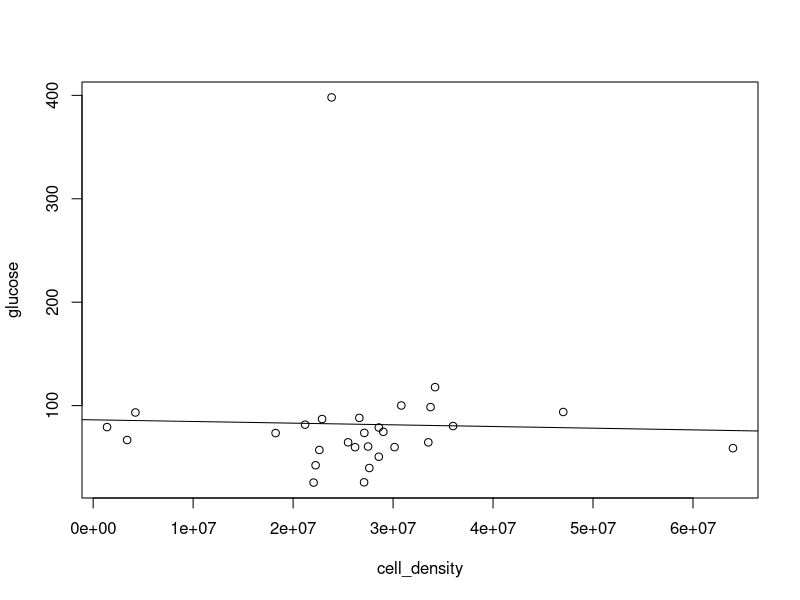
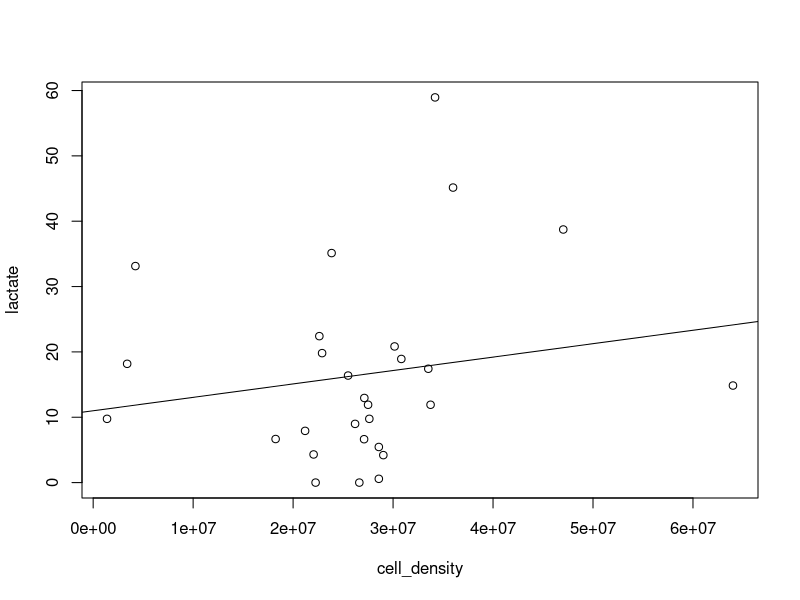
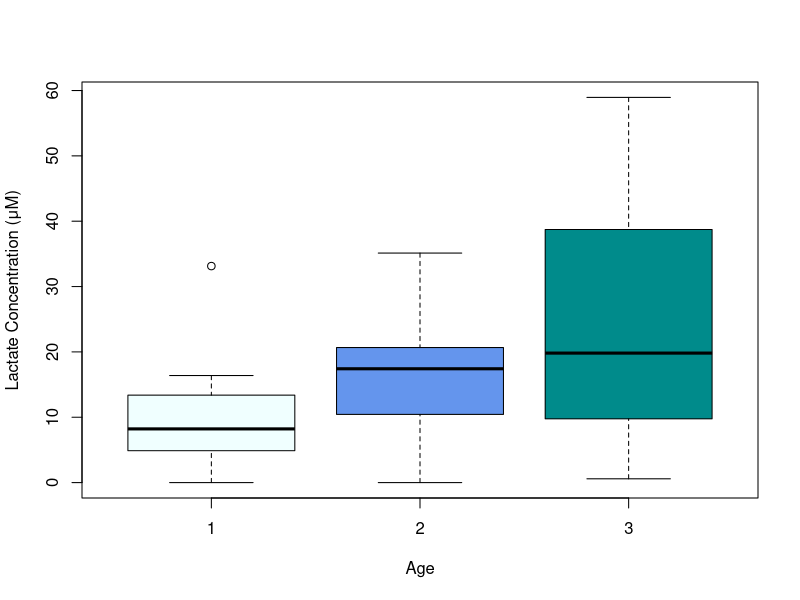
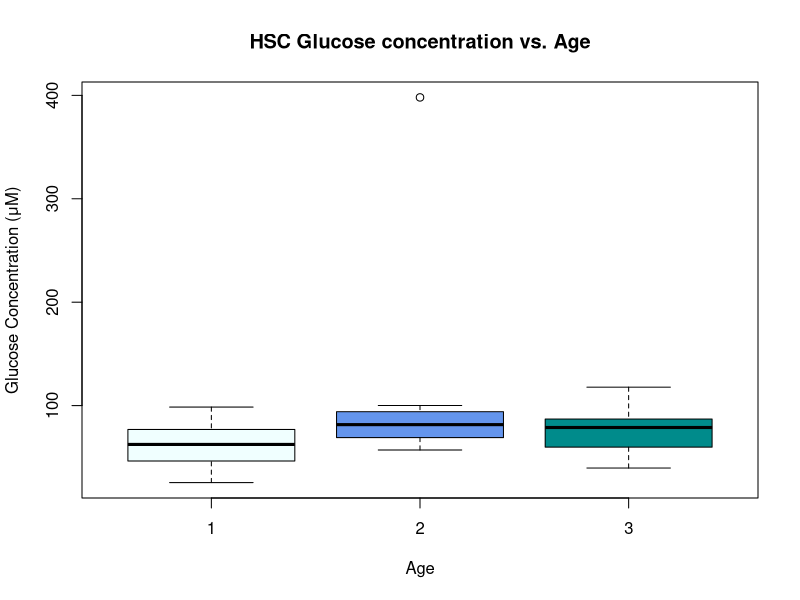
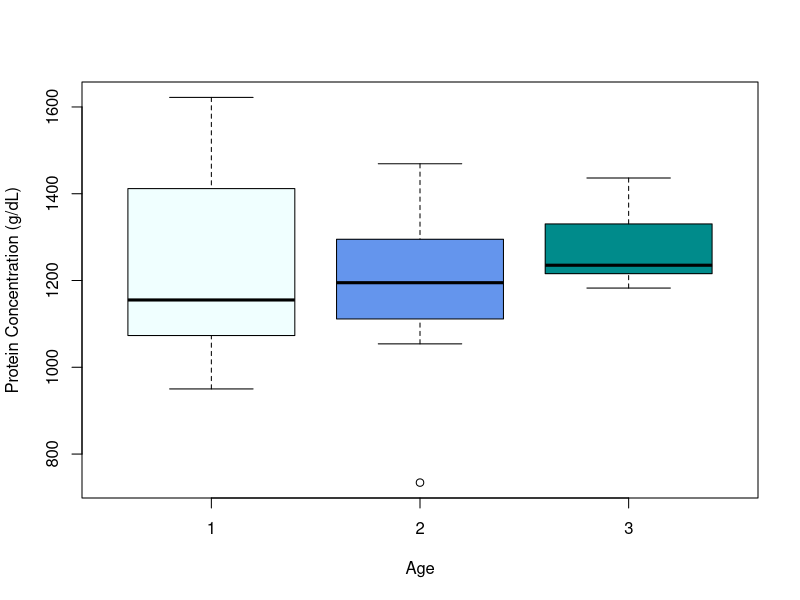
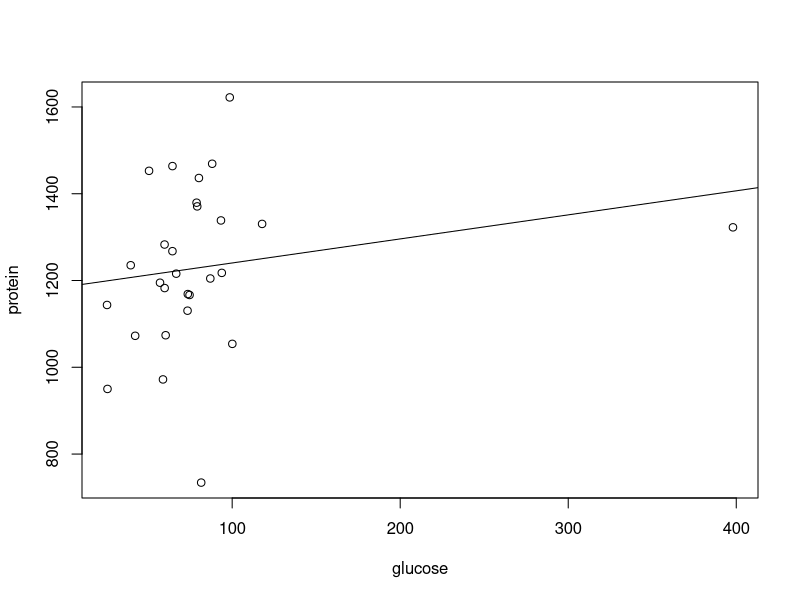
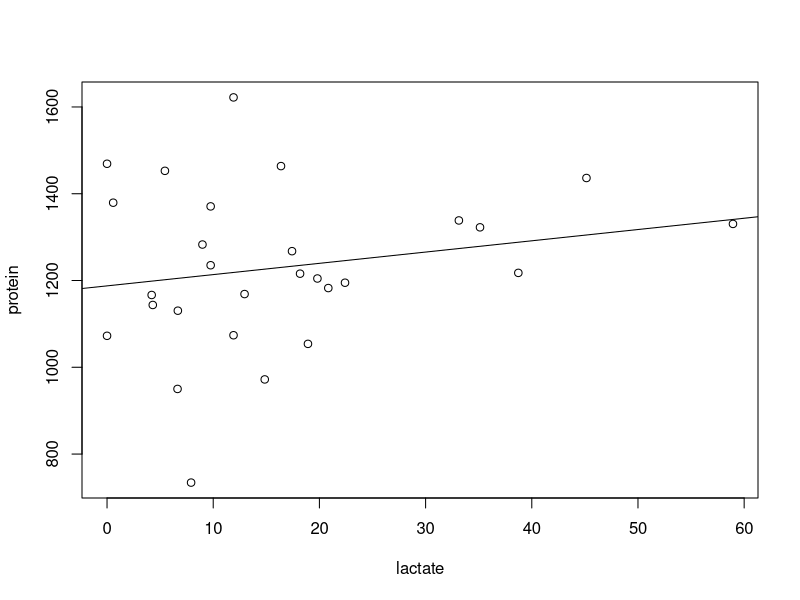
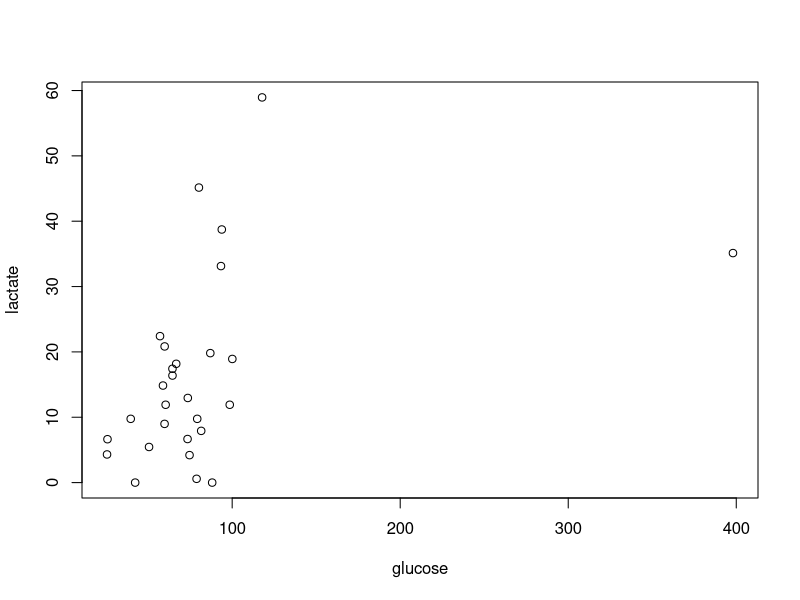

These figures' R source, in order:
## ---- chunk 1

hemo_dat <- read.csv("data/hsc_hemo_dat.csv")

library(car)
## ---- chunk 2

plot(glucose~ cell_density, data = hemo_dat)
abline(lm(glucose ~ cell_density, data = hemo_dat))

glu_den_mod <- lm(glucose~ cell_density, data = hemo_dat)
summary(glu_den_mod)
anova(glu_den_mod)
car::Anova(glu_den_mod, type = 3)

plot(lactate ~ cell_density, data = hemo_dat)
abline(lm(lactate ~ cell_density, data = hemo_dat))

lac_den_mod <- lm(lactate~ cell_density, data = hemo_dat)
summary(lac_den_mod)
anova(lac_den_mod)
car::Anova(lac_den_mod, type = 3)

## ---- chunk 3

boxplot(lactate ~ age, data = hemo_dat,
        col=c("azure", "cornflowerblue", "darkcyan"),
        ylab = "Lactate Concentration (μM)",
        xlab = "Age")

lac_age_mod <- lm(lactate~age, data = hemo_dat)
summary(lac_age_mod)
anova(lac_age_mod)

lac_age_aov <- aov(lactate~as.factor(age), data = hemo_dat)
TukeyHSD(lac_age_aov, conf.level = 0.95)
## ---- chunk 4
boxplot(glucose ~ age, data = hemo_dat,
        col=c("azure", "cornflowerblue", "darkcyan"),
        main = "HSC Glucose concentration vs. Age",
        xlab = "Age",
        ylab = "Glucose Concentration (μM)")

glu_age_mod <- lm(glucose~age, data = hemo_dat)
summary(glu_age_mod)
anova(glu_age_mod)

glu_age_aov <- aov(glucose~as.factor(age), data = hemo_dat)
TukeyHSD(glu_age_aov, conf.level = 0.95)

## ---- chunk 5
boxplot(protein ~ age, data = hemo_dat, 
        col=c("azure", "cornflowerblue", "darkcyan"),
        xlab = "Age",
        ylab = "Protein Concentration (g/dL)")

pro_age_mod <- lm(protein~age, data = hemo_dat)
summary(pro_age_mod)
anova(pro_age_mod)

pro_age_aov <- aov(protein~as.factor(age), data = hemo_dat)
TukeyHSD(pro_age_aov, conf.level = 0.95)
## ---- chunk 6
plot(protein ~ glucose, data = hemo_dat)
abline(lm(protein ~ glucose, data = hemo_dat))

plot(protein ~ lactate, data = hemo_dat)
abline(lm(protein ~ lactate, data = hemo_dat))

plot(lactate ~ glucose, data = hemo_dat)

## ---- chunk 7
plot(pre_blood_met_rate ~ glucose, data = hemo_dat)
abline(lm(pre_blood_met_rate ~ glucose, data = hemo_dat))

plot(post_blood_met_rate ~ glucose, data = hemo_dat)
abline(lm(post_blood_met_rate ~ glucose, data = hemo_dat))

plot(pre_blood_met_rate ~ lactate, data = hemo_dat)
abline(lm(pre_blood_met_rate ~ lactate, data = hemo_dat))

plot(post_blood_met_rate ~ lactate, data = hemo_dat)
abline(lm(post_blood_met_rate ~ lactate, data = hemo_dat))
## ---- chunk 8

plot(unbound_hemocyanin ~ lactate, data = hemo_dat)
abline(lm(unbound_hemocyanin ~ lactate, data = hemo_dat))

plot(unbound_hemocyanin ~ glucose, data = hemo_dat)
abline(lm(unbound_hemocyanin ~ glucose, data = hemo_dat))

## ---- chunk 9

boxplot(post_blood_met_rate ~ age, data = hemo_dat)
post_age_mod <- lm(post_blood_met_rate~age, data = hemo_dat)
summary(post_age_mod)
anova(post_age_mod)

post_age_aov <- aov(post_blood_met_rate~as.factor(age), data = hemo_dat)
TukeyHSD(post_age_aov, conf.level = 0.95)

boxplot(pre_blood_met_rate ~ age, data = hemo_dat)
pre_age_mod <- lm(pre_blood_met_rate~age, data = hemo_dat)
summary(pre_age_mod)
anova(pre_age_mod)

pre_age_aov <- aov(pre_blood_met_rate~as.factor(age), data = hemo_dat)
TukeyHSD(post_age_aov, conf.level = 0.95)
